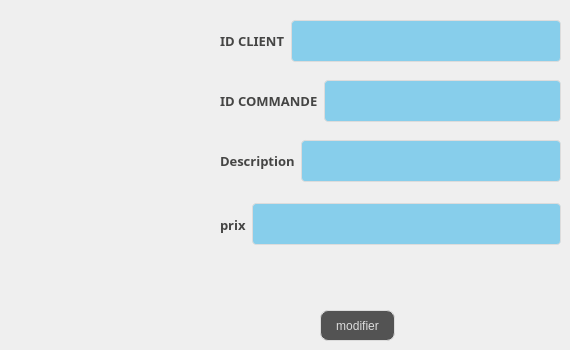
      <widget class="QWidget" name="tab_34">
       <attribute name="title">
        <string>Modifier Commande</string>
       </attribute>
       <widget class="QPushButton" name="modifmenub_5">
        <property name="geometry">
         <rect>
          <x>320</x>
          <y>310</y>
          <width>75</width>
          <height>31</height>
         </rect>
        </property>
        <property name="styleSheet">
         <string notr="true">QPushButton {
color: #dcdcdc;
background:#535353;
border: none;

border: 1px solid #DCDCDC;
border-radius: 8px;
}
QPushButton:hover {
color:#fff;
background:#FF5733;
border: none;
}</string>
        </property>
        <property name="text">
         <string>modifier</string>
        </property>
       </widget>
       <widget class="QWidget" name="layoutWidget_35">
        <property name="geometry">
         <rect>
          <x>220</x>
          <y>10</y>
          <width>341</width>
          <height>62</height>
         </rect>
        </property>
        <layout class="QHBoxLayout" name="horizontalLayout_54">
         <item>
          <widget class="QLabel" name="label_100">
           <property name="font">
            <font>
             <family>Segoe Print</family>
             <pointsize>-1</pointsize>
             <weight>75</weight>
             <bold>true</bold>
            </font>
           </property>
           <property name="styleSheet">
            <string notr="true">background-color: transparent;
	color: #454544;
	font-weight: bold;
	font-size: 13px;</string>
           </property>
           <property name="text">
            <string>ID CLIENT</string>
           </property>
          </widget>
         </item>
         <item>
          <widget class="QLineEdit" name="lineEdit_6">
           <property name="styleSheet">
            <string notr="true">

QLineEdit {
  width: 100%;
  padding: 12px 20px;
  margin: 8px 0;
  display: inline-block;
  border: 1px solid #dcdcdc;
  border-radius: 4px;
  box-sizing: border-box;
  background: #87CEEB;
  color: #FFFFFF;
}</string>
           </property>
          </widget>
         </item>
        </layout>
       </widget>
       <widget class="QWidget" name="layoutWidget_36">
        <property name="geometry">
         <rect>
          <x>220</x>
          <y>70</y>
          <width>341</width>
          <height>62</height>
         </rect>
        </property>
        <layout class="QHBoxLayout" name="horizontalLayout_55">
         <item>
          <widget class="QLabel" name="label_101">
           <property name="font">
            <font>
             <family>Segoe Print</family>
             <pointsize>-1</pointsize>
             <weight>75</weight>
             <bold>true</bold>
            </font>
           </property>
           <property name="styleSheet">
            <string notr="true">background-color: transparent;
	color: #454544;
	font-weight: bold;
	font-size: 13px;</string>
           </property>
           <property name="text">
            <string>ID COMMANDE</string>
           </property>
          </widget>
         </item>
         <item>
          <widget class="QLineEdit" name="lineEdit_4">
           <property name="styleSheet">
            <string notr="true">

QLineEdit {
  width: 100%;
  padding: 12px 20px;
  margin: 8px 0;
  display: inline-block;
  border: 1px solid #dcdcdc;
  border-radius: 4px;
  box-sizing: border-box;
  background: #87CEEB;
  color: #FFFFFF;
}</string>
           </property>
          </widget>
         </item>
        </layout>
       </widget>
       <widget class="QWidget" name="layoutWidget_40">
        <property name="geometry">
         <rect>
          <x>220</x>
          <y>130</y>
          <width>341</width>
          <height>62</height>
         </rect>
        </property>
        <layout class="QHBoxLayout" name="horizontalLayout_58">
         <item>
          <widget class="QLabel" name="label_102">
           <property name="font">
            <font>
             <family>Segoe Print</family>
             <pointsize>-1</pointsize>
             <weight>75</weight>
             <bold>true</bold>
            </font>
           </property>
           <property name="styleSheet">
            <string notr="true">background-color: transparent;
	color: #454544;
	font-weight: bold;
	font-size: 13px;</string>
           </property>
           <property name="text">
            <string>Description</string>
           </property>
          </widget>
         </item>
         <item>
          <widget class="QLineEdit" name="lineEdit_5">
           <property name="styleSheet">
            <string notr="true">

QLineEdit {
  width: 100%;
  padding: 12px 20px;
  margin: 8px 0;
  display: inline-block;
  border: 1px solid #dcdcdc;
  border-radius: 4px;
  box-sizing: border-box;
  background: #87CEEB;
  color: #FFFFFF;
}</string>
           </property>
          </widget>
         </item>
        </layout>
       </widget>
       <widget class="QWidget" name="layoutWidget">
        <property name="geometry">
         <rect>
          <x>220</x>
          <y>189</y>
          <width>341</width>
          <height>71</height>
         </rect>
        </property>
        <layout class="QHBoxLayout" name="horizontalLayout_26">
         <item>
          <widget class="QLabel" name="label_111">
           <property name="font">
            <font>
             <family>Segoe Print</family>
             <pointsize>-1</pointsize>
             <weight>75</weight>
             <bold>true</bold>
            </font>
           </property>
           <property name="styleSheet">
            <string notr="true">background-color: transparent;
	color: #454544;
	font-weight: bold;
	font-size: 13px;</string>
           </property>
           <property name="text">
            <string>prix</string>
           </property>
          </widget>
         </item>
         <item>
          <widget class="QLineEdit" name="lineEdit_12">
           <property name="styleSheet">
            <string notr="true">

QLineEdit {
  width: 100%;
  padding: 12px 20px;
  margin: 8px 0;
  display: inline-block;
  border: 1px solid #dcdcdc;
  border-radius: 4px;
  box-sizing: border-box;
  background: #87CEEB;
  color: #FFFFFF;
}</string>
           </property>
          </widget>
         </item>
        </layout>
       </widget>
      </widget>
